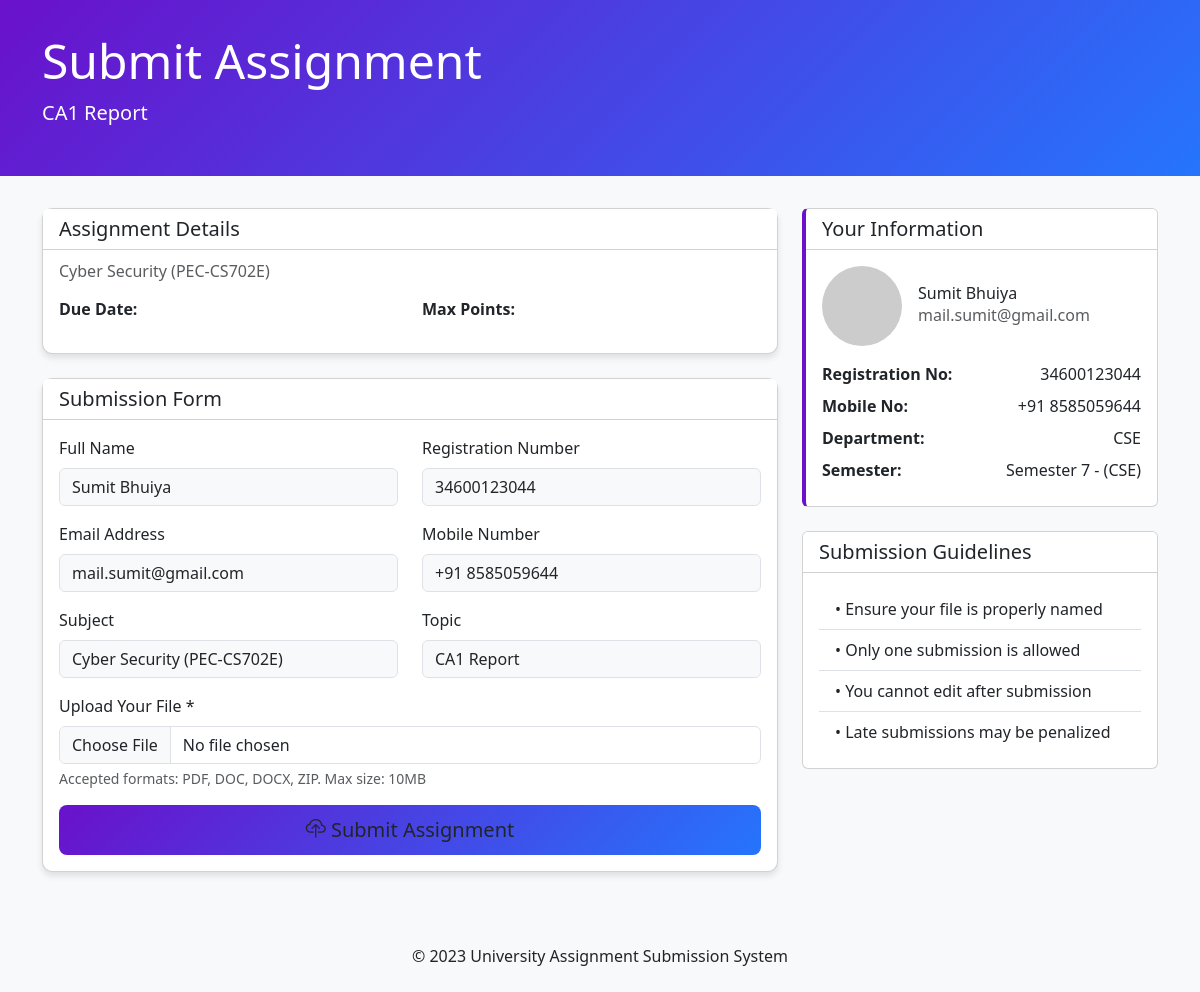
/submit_assignment/1/ (signed in), run on the app's committed database.
### assignment/models.py (models this page shows, shortened)
class Assignment(models.Model):
    title = models.CharField(max_length=200)
    details = models.TextField()
    subject = models.ForeignKey(Subject, on_delete=models.CASCADE)
    department = models.ForeignKey(Department, on_delete=models.CASCADE)
    semester = models.ForeignKey(Semester, on_delete=models.CASCADE)
    created_by = models.ForeignKey(
        settings.AUTH_USER_MODEL,
        on_delete=models.CASCADE,
        related_name="assignments_created"
    )
    submit_last_date = models.DateTimeField()
    created_at = models.DateTimeField(auto_now_add=True)
    updated_at = models.DateTimeField(auto_now=True)

### subject/models.py (models this page shows)
class Subject(models.Model):
    SUBJECT_TYPES = [
        ('theory', 'Theory'),
        ('practical', 'Practical'),
    ]
    name = models.CharField(max_length=100)
    code = models.CharField(max_length=20, unique=True)
    subject_type = models.CharField(max_length=10, choices=SUBJECT_TYPES)
    department = models.ForeignKey(Department, on_delete=models.CASCADE, related_name='subjects')
    semester = models.ForeignKey(Semester, on_delete=models.CASCADE, related_name='subjects')
    def __str__(self):
        return f"{self.name} ({self.code})"

### student/models.py (models this page shows, shortened)
class Student(models.Model):
    user = models.OneToOneField(
        settings.AUTH_USER_MODEL,
        on_delete=models.CASCADE,
        related_name="student_profile"
    )
    profile_image = models.ImageField(
        upload_to="student_profiles/",
        blank=True,
        null=True
    )
    phone_number = models.CharField(max_length=15, blank=True, null=True)
    session = models.CharField(max_length=20, blank=True, null=True)
    aap_id = models.CharField(max_length=50, blank=True, null=True)
    registration_number = models.CharField(max_length=50, blank=True, null=True)
    roll_no = models.CharField(max_length=20, blank=True, null=True)
    address = models.TextField(blank=True, null=True)
    @property
    def department(self):
        return getattr(self.user, "department", None)
    @property
    def semester(self):
        return getattr(self.user, "semester", None)

### account/models.py (models this page shows, shortened)
class User(AbstractUser):
    ROLE_CHOICES = [
        ('admin', 'Admin'),
        ('management', 'Management'),
        ('hod', 'Head of Department'),
        ('teacher', 'Teacher'),
        ('student', 'Student'),
    ]
    role = models.CharField(max_length=20, choices=ROLE_CHOICES)
    department = models.ForeignKey(Department, on_delete=models.SET_NULL, null=True, blank=True)
    semester = models.ForeignKey(Semester, on_delete=models.SET_NULL, null=True, blank=True)
    accessible_batches = models.ManyToManyField(Semester, blank=True, related_name="teachers")

class Department(models.Model):
    name = models.CharField(max_length=100, unique=True)
    def __str__(self):
        return self.name

class Semester(models.Model):
    department = models.ForeignKey(Department, on_delete=models.CASCADE, related_name="batches")
    semester = models.IntegerField(null=True, blank=True)
    class Meta:
        unique_together = ('department', 'semester')
    def __str__(self):
        return f"Semester {self.semester} - ({self.department.name})"

### assignment/views.py (the view)
# urls.py: path("submit_assignment/<int:assignment_id>/", views.submit_assignment, name="submit_assignment"),
@login_required
def submit_assignment(request, assignment_id):
    assignment = get_object_or_404(Assignment, id=assignment_id)
    if not hasattr(request.user, "student_profile"):
        messages.error(request, "Only students can submit assignments.")
        return redirect("student_assignment_list")
    student = request.user.student_profile
    user_data = {
        "name": student.user.get_full_name(),
        "reg_no": student.registration_number,
        "mobile_no": student.phone_number,
        "email": student.user.email,
        "department": student.department,
        "semester": student.semester,
    }
    if request.method == "POST":
        form = AssignmentSubmissionForm(
            request.POST, request.FILES, user_data=user_data, assignment=assignment
        )
        if form.is_valid():
            existing = AssignmentSubmission.objects.filter(
                assignment=assignment, student=student
            ).first()
            if existing:
                messages.warning(request, "You have already submitted this assignment.")
                return redirect("student_assignment_list")
            submission = form.save(commit=False)
            submission.assignment = assignment
            submission.student = student
            submission.save()
            messages.success(request, "✅ Assignment submitted successfully!")
            return redirect("student_assignment_list")
    else:
        form = AssignmentSubmissionForm(user_data=user_data, assignment=assignment)
    return render(
        request,
        "student_profiles/submit_assignment.html",
        {"form": form, "assignment": assignment, "user_data": user_data},
    )

### assignment/submitForm.py
class AssignmentSubmissionForm(forms.ModelForm):
    class Meta:
        model = AssignmentSubmission
        fields = ['file']  # Only upload allowed
    def __init__(self, *args, **kwargs):
        user_data = kwargs.pop('user_data', None)
        assignment = kwargs.pop('assignment', None)
        super().__init__(*args, **kwargs)
        if user_data and assignment:
            self.fields['name'] = forms.CharField(initial=user_data['name'], disabled=True)
            self.fields['reg_no'] = forms.CharField(initial=user_data['reg_no'], disabled=True)
            self.fields['mobile_no'] = forms.CharField(initial=user_data['mobile_no'], disabled=True)
            self.fields['email'] = forms.EmailField(initial=user_data['email'], disabled=True)
            self.fields['department'] = forms.CharField(initial=user_data['department'], disabled=True)
            self.fields['semester'] = forms.CharField(initial=user_data['semester'], disabled=True)
            self.fields['subject'] = forms.CharField(initial=assignment.subject, disabled=True)
            self.fields['topic'] = forms.CharField(initial=assignment.title, disabled=True)

### templates/student_profiles/submit_assignment.html (shortened to what this page needs)
<!DOCTYPE html>
<html lang="en">
<head>
    <link href="https://cdn.jsdelivr.net/npm/bootstrap@5.3.0/dist/css/bootstrap.min.css" rel="stylesheet">
    <link rel="stylesheet" href="https://cdn.jsdelivr.net/npm/bootstrap-icons@1.10.0/font/bootstrap-icons.css">
</head>
<body>
    <div class="header">
        <div class="container">
            <h1 class="display-5">Submit Assignment</h1>
            <p class="lead">{{ assignment.title }}</p>
        </div>
    </div>
    <div class="container">
        <div class="row">
            <div class="col-md-8">
                <div class="card assignment-card mb-4">
                    <div class="card-header bg-white">
                        <h5 class="card-title mb-0">Assignment Details</h5>
                    </div>
                    <div class="card-body">
                        <h6 class="card-subtitle mb-2 text-muted">{{ assignment.subject }}</h6>
                        <div class="row">
                            <div class="col-md-6">
                                <p><strong>Due Date:</strong> {{ assignment.due_date|date:"F j, Y, g:i a" }}</p>
                            </div>
                            <div class="col-md-6">
                                <p><strong>Max Points:</strong> {{ assignment.max_points }}</p>
                            </div>
                        </div>
                    </div>
                </div>
                <div class="card assignment-card">
                    <div class="card-header bg-white">
                        <h5 class="card-title mb-0">Submission Form</h5>
                    </div>
                    <div class="card-body">
                        <form method="post" enctype="multipart/form-data">
                            <div class="row mb-3">
                                <div class="col-md-6">
                                    <label for="name" class="form-label">Full Name</label>
                                    <input type="text" class="form-control" id="name" value="{{ user_data.name }}" disabled>
                                </div>
                                <div class="col-md-6">
                                    <label for="reg_no" class="form-label">Registration Number</label>
                                    <input type="text" class="form-control" id="reg_no" value="{{ user_data.reg_no }}" disabled>
                                </div>
                            </div>
                            <div class="row mb-3">
                                <div class="col-md-6">
                                    <label for="email" class="form-label">Email Address</label>
                                    <input type="email" class="form-control" id="email" value="{{ user_data.email }}" disabled>
                                </div>
                                <div class="col-md-6">
                                    <label for="mobile_no" class="form-label">Mobile Number</label>
                                    <input type="text" class="form-control" id="mobile_no" value="{{ user_data.mobile_no }}" disabled>
                                </div>
                            </div>
                            <div class="row mb-3">
                                <div class="col-md-6">
                                    <label for="subject" class="form-label">Subject</label>
                                    <input type="text" class="form-control" id="subject" value="{{ assignment.subject }}" disabled>
                                </div>
                                <div class="col-md-6">
                                    <label for="topic" class="form-label">Topic</label>
                                    <input type="text" class="form-control" id="topic" value="{{ assignment.title }}" disabled>
                                </div>
                            </div>
                            <div class="mb-3">
                                <label for="file" class="form-label">Upload Your File *</label>
                                <input class="form-control" type="file" id="file" name="file" required>
                                <div class="form-text">Accepted formats: PDF, DOC, DOCX, ZIP. Max size: 10MB</div>
                            </div>
                            <div class="d-grid gap-2">
                                <button type="submit" class="btn btn-submit btn-lg">
                                    <i class="bi bi-cloud-upload"></i> Submit Assignment
                                </button>
                            </div>
                        </form>
                    </div>
                </div>
            </div>
            <div class="col-md-4">
                <div class="card user-info-card mb-4">
                    <div class="card-header bg-white">
                        <h5 class="card-title mb-0">Your Information</h5>
                    </div>
                    <div class="card-body">
                        <div class="d-flex align-items-center mb-3">
                            <div class="flex-shrink-0">
                                <img src="https://ui-avatars.com/api/?name={{ user_data.name }}&background=6a11cb&color=fff&size=64"
                                     alt="Avatar" class="rounded-circle">
                            </div>
                            <div class="flex-grow-1 ms-3">
                                <h6 class="mb-0">{{ user_data.name }}</h6>
                                <p class="text-muted mb-0">{{ user_data.email }}</p>
                            </div>
                        </div>
                        <div class="user-details">
                            <div class="mb-2">
                                <span class="fw-bold">Registration No:</span>
                                <span class="float-end">{{ user_data.reg_no }}</span>
                            </div>
                            <div class="mb-2">
                                <span class="fw-bold">Mobile No:</span>
                                <span class="float-end">{{ user_data.mobile_no }}</span>
                            </div>
                            <div class="mb-2">
                                <span class="fw-bold">Department:</span>
                                <span class="float-end">{{ request.user.department }}</span>
                            </div>
                            <div class="mb-2">
                                <span class="fw-bold">Semester:</span>
                                <span class="float-end">{{ request.user.semester }}</span>
                            </div>
                        </div>
                    </div>
                </div>
                <div class="card">
                    <div class="card-header bg-white">
                        <h5 class="card-title mb-0">Submission Guidelines</h5>
                    </div>
                    <div class="card-body">
                        <ul class="list-group list-group-flush">
                            <li class="list-group-item">• Ensure your file is properly named</li>
                            <li class="list-group-item">• Only one submission is allowed</li>
                            <li class="list-group-item">• You cannot edit after submission</li>
                            <li class="list-group-item">• Late submissions may be penalized</li>
                        </ul>
                    </div>
                </div>
            </div>
        </div>
    </div>
    <footer class="bg-light text-center py-4 mt-5">
        <div class="container">
            <p class="mb-0">© 2023 University Assignment Submission System</p>
        </div>
    </footer>
</body>
</html>

### templates/student_profiles/submit_assignment.html (style rules this page uses)
body { background-color: #f8f9fa; font-family: 'Segoe UI', Tahoma, Geneva, Verdana, sans-serif; }
.header { background: linear-gradient(135deg, #6a11cb 0%, #2575fc 100%); color: white; padding: 2rem 0; margin-bottom: 2rem; }
.user-info-card { border-left: 4px solid #6a11cb; }
.assignment-card { box-shadow: 0 4px 6px rgba(0, 0, 0, 0.1); border-radius: 10px; }
.btn-submit { background: linear-gradient(135deg, #6a11cb 0%, #2575fc 100%); border: none; padding: 10px 20px; }
.form-control:disabled { background-color: #f8f9fa; opacity: 1; }

### data on the page
Assignment: title "CA1 Report", subject "Cyber Security (PEC-CS702E)"
Student: reg_no "34600123044", mobile_no "+91 8585059644"
User: email "mail.sumit@gmail.com", user.department "CSE", user.semester "Semester 7 - (CSE)"

### other printed values
{{ user_data.name }} "Sumit Bhuiya"
